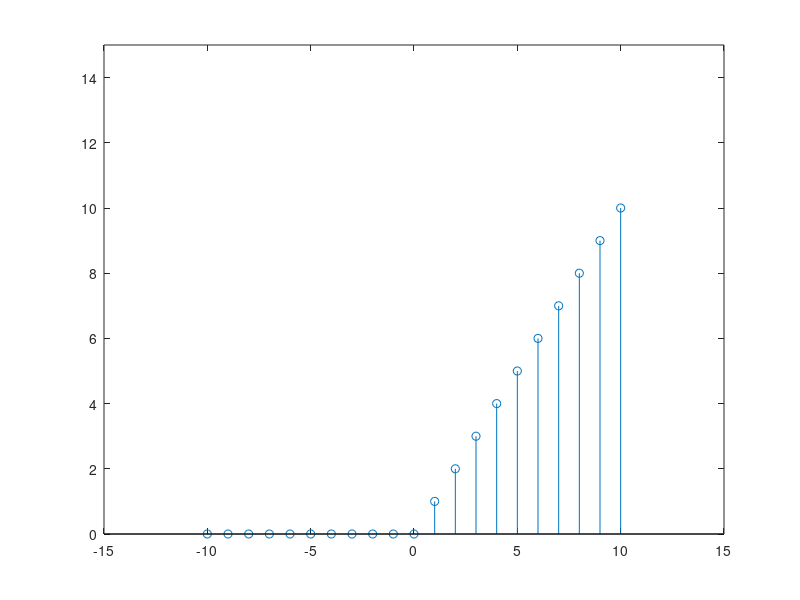

Write the MATLAB code that produced this figure.
%Unit Ramp Signal
N = 10; 
n = -N:N;
%Y = (n>=0).*n;
Y = [zeros(1,N), 0, (1:N)];
%u = [zeros(1,N), 1, ones(1,N)];
%Y = n.*u; % using unit stem signal, ramp signal = step signal * n
stem(n,Y);
axis([-15, 15 0, 15]);
